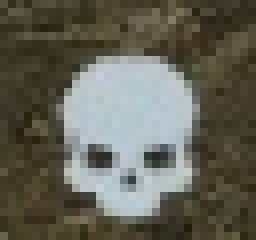
#> input picture models/templates/battlefield6/111111.png, 32 x 30 px (shown 8 times larger)
$ python -i opencv_matcher.py   (imports and definitions only)
#> lines starting #> are read from the running program, lines starting #| are printed output that depends on the picture
### src/utils/logger.py
import logging
from rich.logging import RichHandler

# [12 lines left out: function setup_logger, not called in this run]

def get_logger(name: str):
    """Returns a logger with the given name."""
#> further down, picture is the input picture: shape (30, 32, 3); mean B, G, R 86.3, 98.1, 99
    return logging.getLogger(f"fps_video_snap.{name}")

logger = logging.getLogger("fps_video_snap")

### src/ai/opencv_matcher.py
import cv2
import numpy as np
import os
from typing import Dict, Optional
from src.utils.logger import get_logger

logger = get_logger(__name__)

class OpenCVMatcher:
    """
    Handles image processing tasks using OpenCV:
    - Template matching (for UI icons)
    - Color detection (for killfeed colors like blue/red)
    - ROI (Region of Interest) cropping
    """
    def __init__(self, config=None):
        self.config = config or {}
        self.templates = {}
        self.templates_gray = {}

    # [85 lines left out: functions load_template_file, load_templates_from_config, load_templates, _cache_template, _resolve_path, _iter_template_configs, not called in this run]

    def _get_search_area(self, frame: np.ndarray, roi=None):
        """Helper to crop and grayscale search area."""
        h_f, w_f = frame.shape[:2]
#> h_f = 30; w_f = 32
        offset_x, offset_y = 0, 0
        search_area = frame

        if roi:
            tx, ty, tw, th = int(roi[0]*w_f), int(roi[1]*h_f), int(roi[2]*w_f), int(roi[3]*h_f)
            search_area = frame[ty:ty+th, tx:tx+tw]
            offset_x, offset_y = tx, ty

        if len(search_area.shape) == 3:
            search_gray = cv2.cvtColor(search_area, cv2.COLOR_BGR2GRAY)
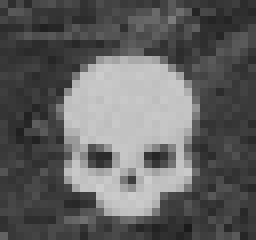
#> search_gray: shape (30, 32) (shown 8 times larger); min 27, max 206, mean 96.9
        else:
            search_gray = search_area

        return search_gray, (offset_x, offset_y)

    # [97 lines left out: functions _best_match, match_template, match_any_template, not called in this run]

    def match_all_templates(self, frame: np.ndarray, threshold=0.8, roi=None, scales=None):
        """
        Matches all loaded templates against the frame.
        Optimized to prepare search area once.
        Returns dict of {template_name: (location, score)} for matches above threshold.
        """
        search_gray, (offset_x, offset_y) = self._get_search_area(frame, roi)
#> offset_x = 0; offset_y = 0
        matches = {}

        for name in self.templates.keys():
            template_gray = self.templates_gray[name]
            best_loc, best_score = self._best_match(search_gray, template_gray, scales)

            if best_score >= threshold:
                loc = (best_loc[0] + offset_x, best_loc[1] + offset_y)
                matches[name] = (loc, best_score)
                logger.debug(f"Template {name} matched with score {best_score:.3f}")
#> after the loop, matches = 0 items

        return matches

    # [18 lines left out: function detect_color, not called in this run]

>>> import cv2
>>> picture = cv2.imread('../../models/templates/battlefield6/111111.png')
>>> result = OpenCVMatcher().match_all_templates(picture)
#> result = 0 items
